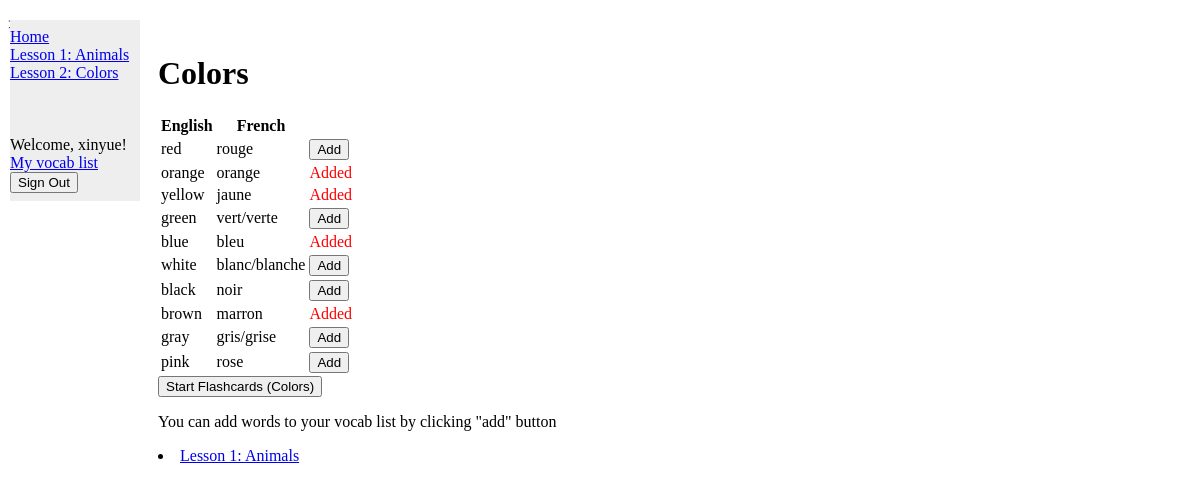
The page /colors/ (signed in) on the database its author committed.
### vocab/models.py (models this page shows, shortened)
class Colors(models.Model):
    english_word = models.CharField(max_length=100)
    french_translation = models.CharField(max_length=100)

### vocab/views.py (the view)
# urls.py: path('colors/', views.colors, name='colors'),
def colors(request):
    vocabulary_items = Colors.objects.all()
    user_vocabulary_words = get_user_vocabulary_words(request.user)
    return render(request, 'vocab/colors.html', {'vocabulary_items': vocabulary_items, 'user_vocabulary_words': user_vocabulary_words})

### vocab/views.py (called while the page is built)
def get_user_vocabulary_words(user):
    if user.is_authenticated:
        user_vocabulary, created = UserVocabulary.objects.get_or_create(user=user)
        return list(user_vocabulary.colors.all()) + list(user_vocabulary.animals.all())
    else:
        return []

### vocab/templates/vocab/colors.html (shortened to what this page needs)
{% extends "base.html" %}
{% block content %}
            <h1>Colors</h1>
            <table>
                <tr>
                    <th>English</th>
                    <th>French</th>
                    <th> </th>
                </tr>
                {% for item in vocabulary_items %}
                    <tr>
                        <td>{{ item.english_word }}</td>
                        <td>{{ item.french_translation }}</td>
                        <td>
                            {% if item in user_vocabulary_words %}
                                <span style="color: red;">Added</span>
                            {% else %}
                                {% if user.is_authenticated %}
                                    <form method="post" action="{% url 'add_to_vocab' model_name='colors' word_id=item.id %}">
                                        <button type="submit">Add</button>
                                    </form>
                                {% endif %}
                            {% endif %}
                        </td>
                    </tr>
                {% endfor %}
            </table>
            <form method="post" action="{% url 'flashcard' model_name='colors' %}">
                <button type="submit">Start Flashcards (Colors)</button>
            </form>
            <p>You can add words to your vocab list by clicking "add" button</p>
            <li><a href="{% url 'animals' %}">Lesson 1: Animals</a></li>
 {% endblock %}

### vocab/templates/base.html (shortened to what this page needs)
<!DOCTYPE html>
<html>
    <head>
    </head>
    <body>
    {% block sidebar %}
        <ul>
            <div class="sidenav">
                <li><a href="{% url 'index' %}">Home</a></li>
                <li><a href="{% url 'animals' %}">Lesson 1: Animals</a></li>
                <li><a href="{% url 'colors' %}">Lesson 2: Colors</a></li>
                <br/><br/><br/>
                    {% if user.is_authenticated %}
                        Welcome, {{ user.username }}!
                        <li><a href="{% url 'my_vocab_list' %}">My vocab list</a></li>
                        <form action="{% url 'logout' %}" method="post">
                            <input type="submit" value="Sign Out">
                        </form>
                    {% endif %}
                </div>
              </ul>>
              {% endblock %}
            <div class="main">
                {% block content %}{% endblock %}
            </div>
    </body>
</html>

### vocab/templates/base.html (style rules this page uses)
.sidenav { width: 130px; position: fixed; z-index: 1; top: 20px; left: 10px; background: #eee; overflow-x: hidden; padding: 8px 0; }
.main { margin-left: 140px; padding: 0px 10px; }

### rows shown on the page
Colors: english_word "red", french_translation "rouge", shows "Add"
Colors: english_word "orange", french_translation "orange", shows "Added"
Colors: english_word "yellow", french_translation "jaune", shows "Added"
Colors: english_word "green", french_translation "vert/verte", shows "Add"
Colors: english_word "blue", french_translation "bleu", shows "Added"
Colors: english_word "white", french_translation "blanc/blanche", shows "Add"
Colors: english_word "black", french_translation "noir", shows "Add"
Colors: english_word "brown", french_translation "marron", shows "Added"
Colors: english_word "gray", french_translation "gris/grise", shows "Add"
Colors: english_word "pink", french_translation "rose", shows "Add"

### other values the page prints
{{ user.username }} "xinyue"
